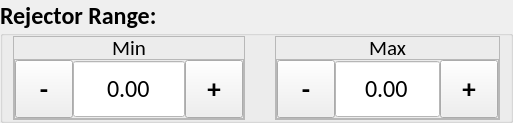
             <widget class="QGroupBox" name="iea_reject_gb">
              <property name="minimumSize">
               <size>
                <width>0</width>
                <height>112</height>
               </size>
              </property>
              <property name="font">
               <font>
                <family>Calibri</family>
                <pointsize>18</pointsize>
                <weight>75</weight>
                <bold>true</bold>
               </font>
              </property>
              <property name="title">
               <string>Rejector Range:</string>
              </property>
              <layout class="QHBoxLayout" name="horizontalLayout_61">
               <property name="spacing">
                <number>30</number>
               </property>
               <property name="leftMargin">
                <number>10</number>
               </property>
               <property name="topMargin">
                <number>0</number>
               </property>
               <property name="rightMargin">
                <number>10</number>
               </property>
               <property name="bottomMargin">
                <number>0</number>
               </property>
               <item>
                <widget class="QFrame" name="iea_reject_min_frame">
                 <property name="maximumSize">
                  <size>
                   <width>1000</width>
                   <height>1000</height>
                  </size>
                 </property>
                 <property name="frameShape">
                  <enum>QFrame::StyledPanel</enum>
                 </property>
                 <property name="frameShadow">
                  <enum>QFrame::Raised</enum>
                 </property>
                 <layout class="QVBoxLayout" name="verticalLayout_30">
                  <property name="spacing">
                   <number>0</number>
                  </property>
                  <property name="leftMargin">
                   <number>0</number>
                  </property>
                  <property name="topMargin">
                   <number>0</number>
                  </property>
                  <property name="rightMargin">
                   <number>0</number>
                  </property>
                  <property name="bottomMargin">
                   <number>0</number>
                  </property>
                  <item>
                   <widget class="QLabel" name="iea_reject_min_label">
                    <property name="minimumSize">
                     <size>
                      <width>40</width>
                      <height>22</height>
                     </size>
                    </property>
                    <property name="maximumSize">
                     <size>
                      <width>1000</width>
                      <height>22</height>
                     </size>
                    </property>
                    <property name="font">
                     <font>
                      <family>Calibri</family>
                      <pointsize>16</pointsize>
                      <weight>50</weight>
                      <bold>false</bold>
                     </font>
                    </property>
                    <property name="text">
                     <string>Min</string>
                    </property>
                    <property name="alignment">
                     <set>Qt::AlignCenter</set>
                    </property>
                   </widget>
                  </item>
                  <item>
                   <widget class="QFrame" name="frame_22">
                    <property name="minimumSize">
                     <size>
                      <width>0</width>
                      <height>58</height>
                     </size>
                    </property>
                    <property name="frameShape">
                     <enum>QFrame::StyledPanel</enum>
                    </property>
                    <property name="frameShadow">
                     <enum>QFrame::Raised</enum>
                    </property>
                    <layout class="QHBoxLayout" name="horizontalLayout_62">
                     <property name="spacing">
                      <number>0</number>
                     </property>
                     <property name="leftMargin">
                      <number>0</number>
                     </property>
                     <property name="topMargin">
                      <number>0</number>
                     </property>
                     <property name="rightMargin">
                      <number>0</number>
                     </property>
                     <property name="bottomMargin">
                      <number>0</number>
                     </property>
                     <item>
                      <widget class="QToolButton" name="iea_reject_min_minus">
                       <property name="minimumSize">
                        <size>
                         <width>58</width>
                         <height>58</height>
                        </size>
                       </property>
                       <property name="maximumSize">
                        <size>
                         <width>58</width>
                         <height>58</height>
                        </size>
                       </property>
                       <property name="font">
                        <font>
                         <pointsize>20</pointsize>
                         <weight>75</weight>
                         <bold>true</bold>
                        </font>
                       </property>
                       <property name="text">
                        <string>-</string>
                       </property>
                      </widget>
                     </item>
                     <item>
                      <widget class="QDoubleSpinBox" name="iea_reject_min_input">
                       <property name="minimumSize">
                        <size>
                         <width>0</width>
                         <height>0</height>
                        </size>
                       </property>
                       <property name="maximumSize">
                        <size>
                         <width>1000</width>
                         <height>58</height>
                        </size>
                       </property>
                       <property name="font">
                        <font>
                         <family>Calibri</family>
                         <pointsize>18</pointsize>
                         <weight>50</weight>
                         <bold>false</bold>
                        </font>
                       </property>
                       <property name="layoutDirection">
                        <enum>Qt::LeftToRight</enum>
                       </property>
                       <property name="styleSheet">
                        <string notr="true">QDoubleSpinBox {
	background-color: #FFFFFF;
}</string>
                       </property>
                       <property name="alignment">
                        <set>Qt::AlignCenter</set>
                       </property>
                       <property name="readOnly">
                        <bool>true</bool>
                       </property>
                       <property name="buttonSymbols">
                        <enum>QAbstractSpinBox::NoButtons</enum>
                       </property>
                       <property name="correctionMode">
                        <enum>QAbstractSpinBox::CorrectToPreviousValue</enum>
                       </property>
                       <property name="showGroupSeparator" stdset="0">
                        <bool>false</bool>
                       </property>
                       <property name="minimum">
                        <double>-10000.000000000000000</double>
                       </property>
                       <property name="maximum">
                        <double>10000.000000000000000</double>
                       </property>
                      </widget>
                     </item>
                     <item>
                      <widget class="QToolButton" name="iea_reject_min_plus">
                       <property name="minimumSize">
                        <size>
                         <width>58</width>
                         <height>58</height>
                        </size>
                       </property>
                       <property name="maximumSize">
                        <size>
                         <width>16777215</width>
                         <height>58</height>
                        </size>
                       </property>
                       <property name="font">
                        <font>
                         <pointsize>20</pointsize>
                         <weight>75</weight>
                         <bold>true</bold>
                        </font>
                       </property>
                       <property name="focusPolicy">
                        <enum>Qt::NoFocus</enum>
                       </property>
                       <property name="text">
                        <string>+</string>
                       </property>
                      </widget>
                     </item>
                    </layout>
                   </widget>
                  </item>
                 </layout>
                </widget>
               </item>
               <item>
                <widget class="QFrame" name="iea_reject_max_frame">
                 <property name="minimumSize">
                  <size>
                   <width>0</width>
                   <height>0</height>
                  </size>
                 </property>
                 <property name="maximumSize">
                  <size>
                   <width>1000</width>
                   <height>1000</height>
                  </size>
                 </property>
                 <property name="frameShape">
                  <enum>QFrame::StyledPanel</enum>
                 </property>
                 <property name="frameShadow">
                  <enum>QFrame::Raised</enum>
                 </property>
                 <layout class="QVBoxLayout" name="verticalLayout_32">
                  <property name="spacing">
                   <number>0</number>
                  </property>
                  <property name="leftMargin">
                   <number>0</number>
                  </property>
                  <property name="topMargin">
                   <number>0</number>
                  </property>
                  <property name="rightMargin">
                   <number>0</number>
                  </property>
                  <property name="bottomMargin">
                   <number>0</number>
                  </property>
                  <item>
                   <widget class="QLabel" name="iea_reject_max_label">
                    <property name="minimumSize">
                     <size>
                      <width>42</width>
                      <height>22</height>
                     </size>
                    </property>
                    <property name="maximumSize">
                     <size>
                      <width>1000</width>
                      <height>22</height>
                     </size>
                    </property>
                    <property name="font">
                     <font>
                      <family>Calibri</family>
                      <pointsize>16</pointsize>
                      <weight>50</weight>
                      <bold>false</bold>
                     </font>
                    </property>
                    <property name="text">
                     <string>Max</string>
                    </property>
                    <property name="alignment">
                     <set>Qt::AlignCenter</set>
                    </property>
                   </widget>
                  </item>
                  <item>
                   <widget class="QFrame" name="frame_23">
                    <property name="frameShape">
                     <enum>QFrame::StyledPanel</enum>
                    </property>
                    <property name="frameShadow">
                     <enum>QFrame::Raised</enum>
                    </property>
                    <layout class="QHBoxLayout" name="horizontalLayout_63">
                     <property name="spacing">
                      <number>0</number>
                     </property>
                     <property name="leftMargin">
                      <number>0</number>
                     </property>
                     <property name="topMargin">
                      <number>0</number>
                     </property>
                     <property name="rightMargin">
                      <number>0</number>
                     </property>
                     <property name="bottomMargin">
                      <number>0</number>
                     </property>
                     <item>
                      <widget class="QToolButton" name="iea_reject_max_minus">
                       <property name="minimumSize">
                        <size>
                         <width>58</width>
                         <height>58</height>
                        </size>
                       </property>
                       <property name="maximumSize">
                        <size>
                         <width>58</width>
                         <height>58</height>
                        </size>
                       </property>
                       <property name="font">
                        <font>
                         <pointsize>20</pointsize>
                         <weight>75</weight>
                         <bold>true</bold>
                        </font>
                       </property>
                       <property name="text">
                        <string>-</string>
                       </property>
                      </widget>
                     </item>
                     <item>
                      <widget class="QDoubleSpinBox" name="iea_reject_max_input">
                       <property name="minimumSize">
                        <size>
                         <width>0</width>
                         <height>0</height>
                        </size>
                       </property>
                       <property name="maximumSize">
                        <size>
                         <width>1000</width>
                         <height>58</height>
                        </size>
                       </property>
                       <property name="font">
                        <font>
                         <family>Calibri</family>
                         <pointsize>18</pointsize>
                         <weight>50</weight>
                         <bold>false</bold>
                        </font>
                       </property>
                       <property name="layoutDirection">
                        <enum>Qt::LeftToRight</enum>
                       </property>
                       <property name="styleSheet">
                        <string notr="true">QDoubleSpinBox {
	background-color: #FFFFFF;
}</string>
                       </property>
                       <property name="alignment">
                        <set>Qt::AlignCenter</set>
                       </property>
                       <property name="readOnly">
                        <bool>true</bool>
                       </property>
                       <property name="buttonSymbols">
                        <enum>QAbstractSpinBox::NoButtons</enum>
                       </property>
                       <property name="correctionMode">
                        <enum>QAbstractSpinBox::CorrectToPreviousValue</enum>
                       </property>
                       <property name="showGroupSeparator" stdset="0">
                        <bool>false</bool>
                       </property>
                       <property name="maximum">
                        <double>10000.000000000000000</double>
                       </property>
                      </widget>
                     </item>
                     <item>
                      <widget class="QToolButton" name="iea_reject_max_plus">
                       <property name="minimumSize">
                        <size>
                         <width>58</width>
                         <height>58</height>
                        </size>
                       </property>
                       <property name="maximumSize">
                        <size>
                         <width>16777215</width>
                         <height>58</height>
                        </size>
                       </property>
                       <property name="font">
                        <font>
                         <pointsize>20</pointsize>
                         <weight>75</weight>
                         <bold>true</bold>
                        </font>
                       </property>
                       <property name="focusPolicy">
                        <enum>Qt::NoFocus</enum>
                       </property>
                       <property name="text">
                        <string>+</string>
                       </property>
                      </widget>
                     </item>
                    </layout>
                   </widget>
                  </item>
                 </layout>
                </widget>
               </item>
              </layout>
             </widget>
